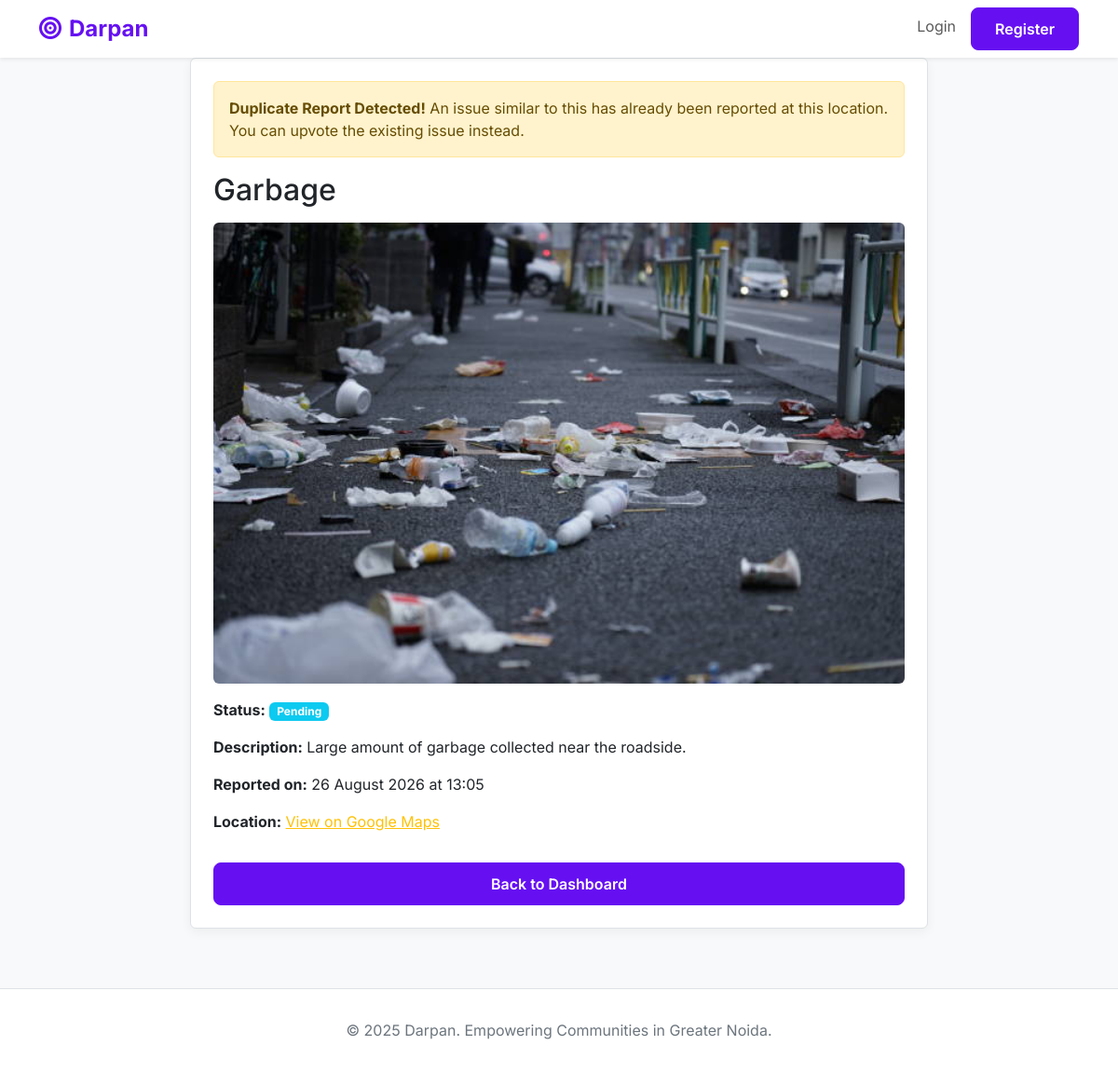
The page /issue/2 on the database its author committed.
### tables this page shows
CREATE TABLE issues (
      id INTEGER PRIMARY KEY AUTOINCREMENT,
      user_id INTEGER NOT NULL,
      category TEXT NOT NULL,
      description TEXT,
      latitude REAL NOT NULL,
      longitude REAL NOT NULL,
      city TEXT,
      image_path TEXT NOT NULL,
      voice_note_path TEXT,
      status TEXT NOT NULL DEFAULT 'Pending',
      upvotes INTEGER NOT NULL DEFAULT 1,
      created_at DATETIME DEFAULT CURRENT_TIMESTAMP,
      FOREIGN KEY (user_id) REFERENCES users (id)
    );

### app.py (the view)
@app.route('/issue/<int:issue_id>')
def issue_detail(issue_id):
    db = get_db()
    issue_row = db.execute(
        'SELECT * FROM issues WHERE id = ?',
        (issue_id,)
    ).fetchone()
    if issue_row is None:
        return "Issue not found", 404
    issue = dict(issue_row)
    if isinstance(issue.get('created_at'), str):
        issue['created_at'] = datetime.strptime(
            issue['created_at'],
            '%Y-%m-%d %H:%M:%S'
        )
    return render_template('issue_detail.html', issue=issue)

### app.py (called while the page is built)
def get_db():
    if 'db' not in g:
        g.db = sqlite3.connect(
            app.config['DATABASE'],
            detect_types=sqlite3.PARSE_DECLTYPES
        )
        g.db.row_factory = sqlite3.Row
    return g.db

### templates/issue_detail.html (shortened to what this page needs)
{% extends 'base.html' %}
{% block content %}
<div class="row justify-content-center">
    <div class="col-md-8">
        <div class="card glass-card p-4">
            <div class="alert alert-warning">
                <strong>Duplicate Report Detected!</strong> An issue similar to this has already been reported at this location. You can upvote the existing issue instead.
            </div>
            <h2 class="mb-3">{{ issue.category }}</h2>
            <img src="{{ url_for('static', filename=issue.image_path.split('static/')[1]) }}" class="img-fluid rounded mb-3" alt="Issue Image">
            <p><strong>Status:</strong> <span class="badge bg-info">{{ issue.status }}</span></p>
            <p><strong>Description:</strong> {{ issue.description or 'No description provided.' }}</p>
            <p><strong>Reported on:</strong> {{ issue.created_at.strftime('%d %B %Y at %H:%M') }}</p>
            <p><strong>Location:</strong> <a href="https://www.google.com/maps?q={{ issue.latitude }},{{ issue.longitude }}" target="_blank" class="text-warning">View on Google Maps</a></p>
            <a href="{{ url_for('user_dashboard') }}" class="btn btn-primary mt-3">Back to Dashboard</a>
        </div>
    </div>
</div>
{% endblock %}

### templates/base.html (style rules this page uses)
:root { --light-bg: #f8f9fa; --white: #ffffff; --dark-text: #212529; --secondary-text: #6c757d; --primary-accent: #6610f2; --primary-accent-hover: #520dc2; --border-color: #dee2e6; }
body { font-family: 'Inter', sans-serif; background-color: var(--light-bg); color: var(--dark-text); }
.card { border: 1px solid var(--border-color); box-shadow: 0 4px 12px rgba(0,0,0,0.05); transition: all 0.3s ease; }
.btn-primary { background-color: var(--primary-accent); border-color: var(--primary-accent); font-weight: 600; padding: 10px 25px; border-radius: 8px; transition: all 0.2s ease-in-out; }

### rows shown on the page
issues: category "Garbage", image_path (picture), status "Pending", description "Large amount of garbage collected near the roadside."

### other values the page prints
{{ issue.created_at.strftime('%d %B %Y at %H:%M') }} "26 August 2026 at 13:05"
